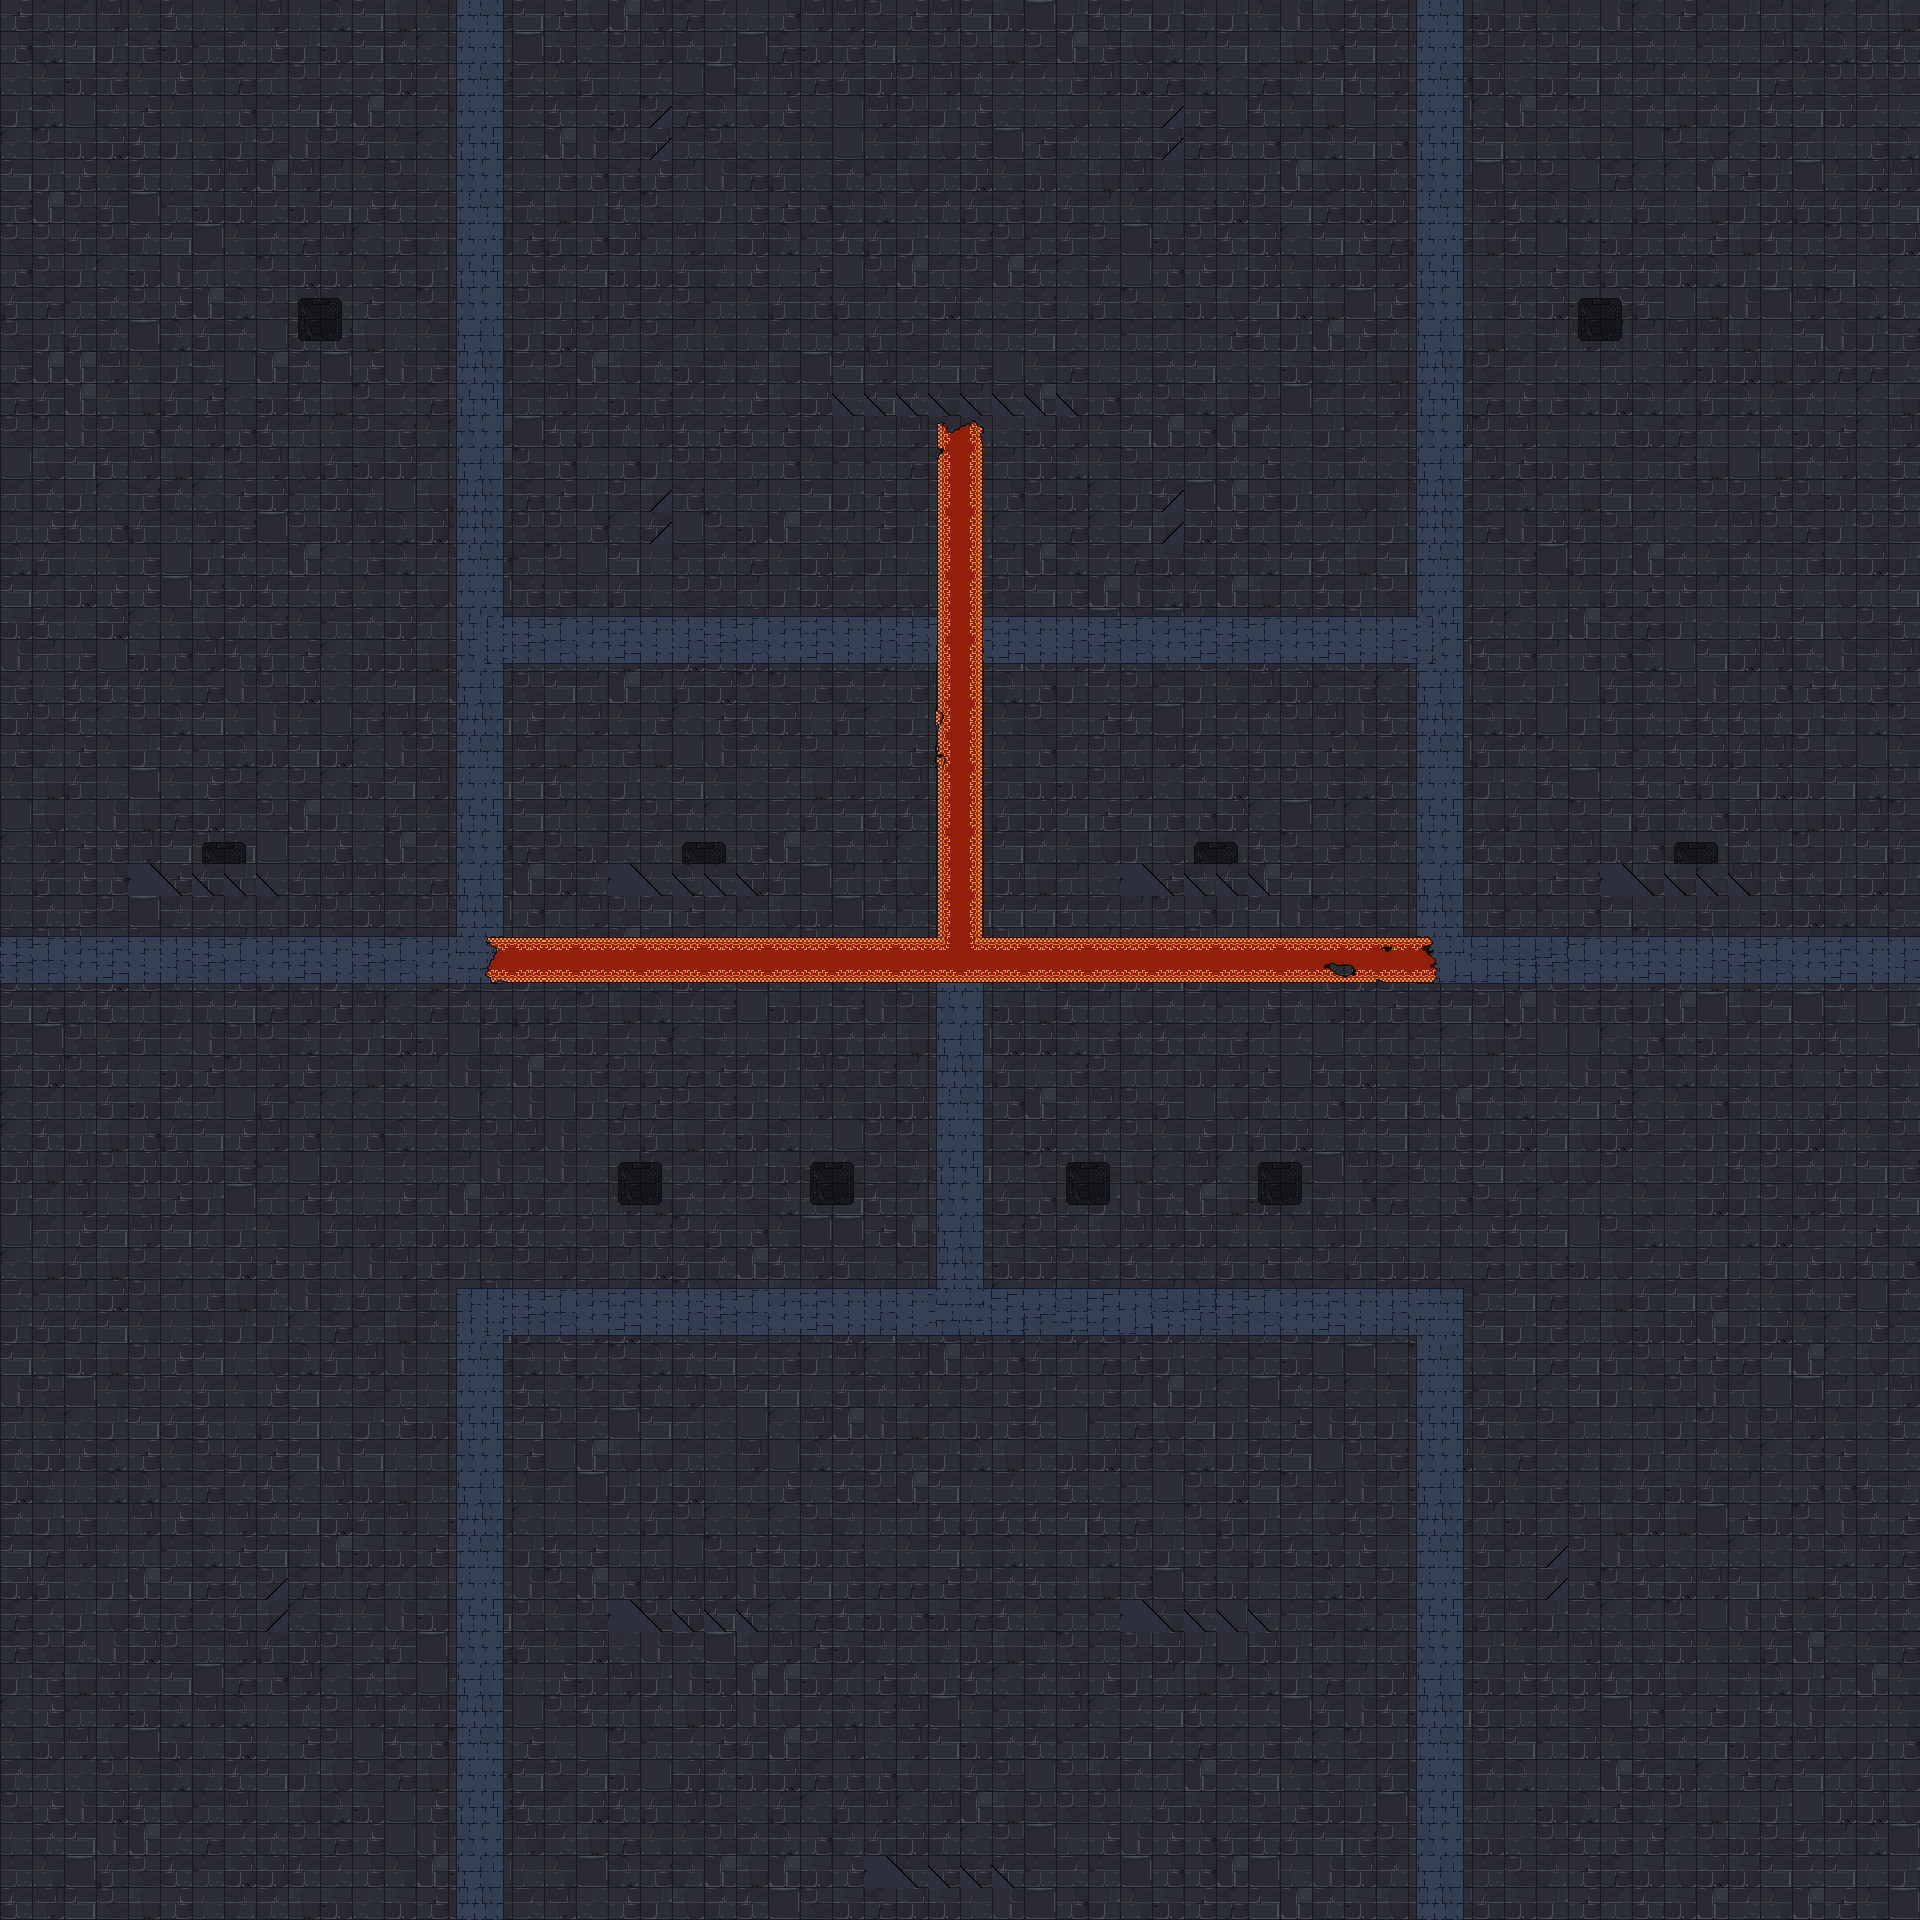

Tiled map render using the project's own tile images. Description and the map definition, with tile-layer contents summarised, below:
An orthogonal 60x60 tile map with 32x32 px tiles, 4 tile layers (Floor, BigTiles, BrickPaths, Carpets), 4 tilesets and 35 objects (8x Chest, 6x Pillar, 6x FirePillar, 5x VaseCluster, 4x Crypt, ...).

<map version="1.10" tiledversion="1.10.2" orientation="orthogonal" renderorder="right-down" width="60" height="60" tilewidth="32" tileheight="32" infinite="0" nextlayerid="9" nextobjectid="38">
 <tileset firstgid="1" source="../Tilesets/FloorTiles.tsx" />
 <tileset firstgid="201" source="../Tilesets/StoneGround.tsx" />
 <tileset firstgid="329" source="../Tilesets/GreyStone.tsx" />
 <tileset firstgid="378" source="../Tilesets/Carpets.tsx" />
 <layer id="3" name="Floor" width="60" height="60">
  <data>[3600 cells, 3600 non-empty, 46 distinct tile ids]</data>
 </layer>
 <layer id="1" name="BigTiles" width="60" height="60">
  <data>[3600 cells, 256 non-empty, 19 distinct tile ids]</data>
 </layer>
 <layer id="2" name="BrickPaths" width="60" height="60">
  <data>[3600 cells, 410 non-empty, 20 distinct tile ids]</data>
 </layer>
 <layer id="4" name="Carpets" width="60" height="60">
  <data>[3600 cells, 92 non-empty, 19 distinct tile ids]</data>
 </layer>
 <objectgroup id="5" name="ObstacleBodies">
  <object id="1" name="Shop" x="832" y="256" width="256" height="128" />
  <object id="2" name="Crypt" x="640" y="768" width="128" height="96" />
  <object id="3" name="Crypt" x="1152" y="768" width="128" height="96" />
  <object id="4" name="Crypt" x="1632" y="768" width="128" height="96" />
  <object id="5" name="Crypt" x="160" y="768" width="128" height="96" />
  <object id="6" name="Pillar" x="672" y="96" width="64" height="64" />
  <object id="7" name="Pillar" x="672" y="480" width="64" height="64" />
  <object id="8" name="Pillar" x="1184" y="96" width="64" height="64" />
  <object id="9" name="Pillar" x="1184" y="480" width="64" height="64" />
  <object id="10" name="Pillar" x="288" y="1568" width="64" height="64" />
  <object id="11" name="Pillar" x="1568" y="1536" width="64" height="64" />
  <object id="12" name="Building2" x="640" y="1472" width="128" height="128" />
  <object id="13" name="Building2" x="1152" y="1472" width="128" height="128" />
  <object id="14" name="Building2" x="896" y="1728" width="128" height="128" />
  <object id="16" name="FirePillar" x="304" y="306" width="32" height="27" />
  <object id="17" name="FirePillar" x="1584" y="306" width="32" height="27" />
  <object id="18" name="FirePillar" x="1264" y="1170" width="32" height="27" />
  <object id="19" name="FirePillar" x="1072" y="1170" width="32" height="27" />
  <object id="20" name="FirePillar" x="816" y="1170" width="32" height="27" />
  <object id="21" name="FirePillar" x="624" y="1170" width="32" height="27" />
 </objectgroup>
 <objectgroup id="6" name="DecorBodies">
  <object id="23" name="VaseCluster" x="635" y="788" width="136" height="136">
   <ellipse />
  </object>
  <object id="24" name="VaseCluster" x="1147" y="788" width="136" height="136">
   <ellipse />
  </object>
  <object id="25" name="VaseCluster" x="155" y="787" width="136" height="136">
   <ellipse />
  </object>
  <object id="26" name="VaseCluster" x="1628" y="790" width="136" height="136">
   <ellipse />
  </object>
  <object id="27" name="VaseCluster" x="844" y="1432" width="233" height="233">
   <ellipse />
  </object>
  <object id="36" name="StandingTorch" x="864" y="390" width="4" height="4" />
  <object id="37" name="StandingTorch" x="1056" y="390" width="4" height="4" />
 </objectgroup>
 <objectgroup id="7" name="LootBodies">
  <object id="28" name="Chest" x="1216" y="1606" width="4" height="4" />
  <object id="29" name="Chest" x="960" y="1862" width="4" height="4" />
  <object id="30" name="Chest" x="672" y="1606" width="4" height="4" />
  <object id="31" name="Chest" x="750" y="869" width="4" height="4" />
  <object id="32" name="Chest" x="1650" y="870" width="4" height="4" />
  <object id="33" name="Chest" x="1216" y="164" width="4" height="4" />
  <object id="34" name="Chest" x="192" y="870" width="4" height="4" />
  <object id="35" name="Chest" x="704" y="550" width="4" height="4" />
 </objectgroup>
 <objectgroup id="8" name="EventBodies" />
</map>